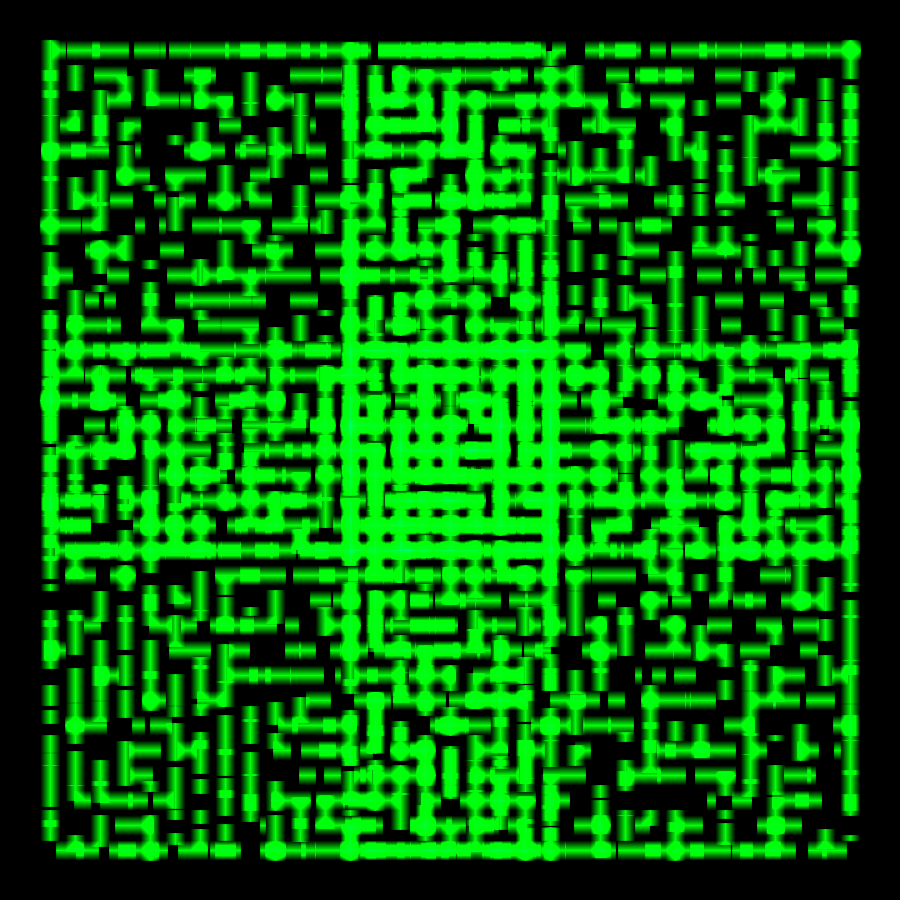
Frame 1 (no input)
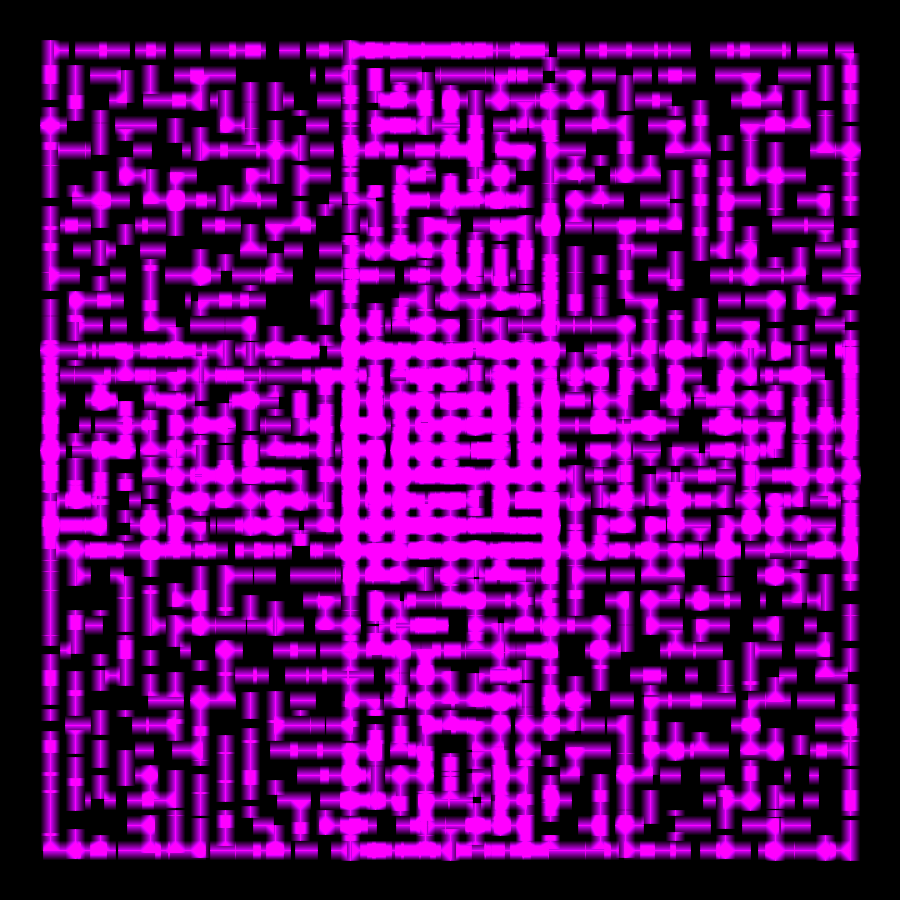
Frame 2 (the mouse pressed at the canvas centre, redrawn once)

The Processing sketch that drew these frames (run headless with seeded random() and noise(); the mouse was pressed at the canvas centre and the sketch redrawn once):

// Processing sketch: mazes
// ── mazes.pde
import java.util.*;

Grid[] mazes = new Grid[4];

int calls = 0;
long lastTime;

color fc; 
float fhue;
float fbrt;
float fsat;


float r = radians(0); 

void setup() {
  size(900, 900);
  
  colorMode(HSB, 360, 100, 100, 1);
  blendMode(ADD);
  for (int i = 0; i < mazes.length; i++) {
    DistanceGrid maze = new DistanceGrid(20, 20);
    
    mazes[i] = Sidewinder(maze);   
    Cell start = maze.grid(1, 1);
    Distances distances = start.distances();
    maze.distances = distances;
    //<>//
  }  
  
  
}

void draw() {
  float startx = 50;
  float starty = 50;
  stroke(0);
  color sColor = color(random(360), random(20, 100), random(30, 70));
  color endColor = color(sColor, saturation(sColor) + 20 % 100, brightness(sColor)); 
  fc = color(random(360), random(20, 100), random(30, 70));
  fhue = hue(fc);
  fbrt = brightness(fc);
  fsat = saturation(fc);
  

  background(0);
  
  for (int i = 0; i < mazes.length; i++) {
    pushMatrix();
    translate(startx, starty);
    
    noStroke();
    fill(color(fhue + 160 % 360, fbrt, fsat));
    //rect(0, 0, 250, 250);
    mazes[i].render(25);
    
    if (startx == 350) {
      starty = 350;
      startx = 50;
    } else {
      startx += 300;
    }
    popMatrix();
        
  }
 //<>//
  save(getTemporalName("maze_",".png"));
  r += radians(1);
  noLoop();
  
  
}

Grid binaryTree(Grid grid) {
  for (Cell[] row : grid._grid) {
    for (Cell cell : row) {
      ArrayList<Cell> neighbors = new ArrayList<Cell>();
      if (cell.north != null) {
        neighbors.add(cell.north);
      }
      
      if (cell.east != null) {
        neighbors.add(cell.east);
      }
      int idx = int(random(neighbors.size()));
       
      Cell neighbor;
      
      if (neighbors.size() > 0) {
        neighbor = neighbors.get(idx);
      } else {
        neighbor = null;
      }
      
      if (neighbor != null) {
        cell.link(neighbor, true);
      } 
      
      
      
    }
  }
  return grid;
}


Grid Sidewinder(Grid grid) {
  for (Cell[] row : grid._grid) {
    ArrayList<Cell> run = new ArrayList<Cell>();
    for (Cell cell : row) {
      run.add(cell);
      boolean at_eastern_boundary = (cell.east == null);
      boolean at_northern_boundary = (cell.north == null);
      boolean coinToss = int(random(2)) == 0;
      boolean should_close_out = (at_eastern_boundary || (!at_northern_boundary && coinToss));
      if (should_close_out) {
        int idx = (int) random(run.size());
        Cell member = run.get(idx);
        if (member.north != null) {
          member.link(member.north, true);
          run.clear();
        }
       } else {
          cell.link(cell.east, true);
        }
      }
      
    }
    return grid;
  
}

float slope(float x1, float y1, float x2, float y2)
{
    return (y2 - y1) / (x2 - x1);
}


String getTemporalName(String prefix, String suffix){
  // Thanks! SparkyJohn @Creative Coders on Discord
  long time = System.currentTimeMillis();
  if(lastTime == time) {
    calls ++;
  } else {
    lastTime = time;
    calls = 0;
  }
  return prefix + time + (calls>0?"-"+calls : "")  +suffix;
}

// ── distrance_grid.pde
class DistanceGrid extends Grid {
  Distances distances;
  
  DistanceGrid(int r_, int c_) {
    super(r_, c_);       
    
  }
  
  int contentsOf(Cell cell) {
    if ((distances != null) && (distances.getDistance(cell) != -999)) {
      return distances.getDistance(cell);
    } else {
      return 0;
    }
  }
}

// ── mazesCell.pde
class Cell { //<>//
  int row, column;
  HashMap<Cell, Boolean> links;
  Cell north, south, east, west;

  Cell(int r_, int c_) {
    row = r_;
    column = c_;
    links = new HashMap<Cell, Boolean>();
  }

  void link(Cell cell, boolean bidi) {
    links.put(cell, true);
    if (bidi) {
      cell.link(this, false);
    }
  }

  void unlink(Cell cell, boolean bidi) {
    links.remove(cell);
    if (bidi) {
      cell.unlink(this, false);
    }
  }

  Set<Cell> links() {
    return links.keySet();
  }

  boolean linked(Cell cell) {
    if (links.get(cell) == null) {
      return false;
    } else {
      return true;
    }
  }
  


  ArrayList<Cell> neighbors() {
    ArrayList<Cell> dlist = new ArrayList<Cell>();
    if (north != null) {
      dlist.add(north);
    } 

    if (south != null) {
      dlist.add(south);
    } 

    if (east != null) {
      dlist.add(east);
    } 

    if (west != null) {
      dlist.add(west);
    }
    return dlist;
  }       


  Distances distances() {
    Distances distances = new Distances(this);
    ArrayList<Cell> frontier = new ArrayList<Cell>();
    frontier.add(this);

    while (frontier.size() > 0) {
      ArrayList<Cell> newFrontier = new ArrayList<Cell>();
      for (Cell cell : frontier) {
        for (Cell linked : cell.links()) {
          if (distances.getDistance(linked) != -999) {
            distances.setDistance(linked, distances.getDistance(cell) + 1);
            newFrontier.add(linked);
          }
        }
      }
      frontier = newFrontier;
    }        

    return distances;
  }
}

// ── mazesGrid.pde
class Grid {
  int rows, columns;
  Cell[][] _grid;
  
  
  Grid (int r_, int c_) {
    rows = r_;
    columns = c_;
    _grid = prepare_grid();
    this.configure_cells();
  }
  
  Cell[][] prepare_grid() {
    Cell[][] cgrid = new Cell[rows][columns];
    for (int y = 0; y < rows; y++) {
      for (int x = 0; x < columns; x++) {
        cgrid[y][x] = new Cell(y, x);
       }
    }         
    return cgrid;
  }
  
  void configure_cells() {
    for (Cell[] row : _grid){
      for(Cell cell : row) {
        int crow = cell.row;
        int ccol = cell.column;
        cell.north = grid(ccol, crow - 1);
        cell.south = grid(ccol, crow + 1);
        cell.west = grid(ccol - 1, crow);
        cell.east = grid(ccol + 1 , crow);
        
      }
    }     
  }
  
  Cell grid(int c, int r) {
    if (!((0 <= r) && (r < rows))) {
      return null;
    }
    if (!((0 <= c) && (c < columns))) {
      return null;
    }
    return _grid[r][c];
  }
  
  Cell random_cell() {
    int r = int(random(rows));
    int c = int(random(columns));
    return this.grid(c, r);
  }
  
  int size() {
    return rows * columns;
  }
  
  int contentsOf(Cell cell) {
    return 0;
  }
  
  void render(float cellSize) {
    color wall = color(123, 123, 123, 50);
    float sw = .3;
    
    for (Cell[] row : _grid){
      for(Cell cell : row) {
        float x1 = cell.column * cellSize;
        float y1 = cell.row * cellSize;
        float x2 = (cell.column + 1) * cellSize;
        float y2 = (cell.row + 1) * cellSize;
        
        //fill(wall);
        stroke(wall);
        float h = hue(fc);
        if (cell.north == null) {
          neonLine(x1, y1, x2, y1, h);
        }
        
        if (cell.west == null) {
          neonLine(x1, y1, x1, y2, h);
        }
        
        if (!cell.linked(cell.east)) {
          neonLine(x2, y1, x2, y2, h);                   
        }
        
        if (!cell.linked(cell.south)) {
          neonLine(x1, y2, x2, y2, h);          
        }
      }
    }
  }
    
}

// ── myLine.pde
void myLine(float x1, float y1, float x2, float y2, float sw, color fc) {
  sw = constrain(sw, 0, 1);
  sw = map(sw, 0, 1, 0, 20);
  float fhue = hue(fc);
  float fbrt = brightness(fc);
  float fsat = saturation(fc);
  noFill();
  float sl = slope(x1, y1, x2, y2);

  
  for (float j = -sw; j < sw; j+= .5) {
    
    float x1adj = random(-1, 1) + x1;
    float x2adj = random(-1, 1) + x2;
    float y1adj = random(-1, 1) + y1;
    float y2adj = random(-1, 1) + y2;
    beginShape();
    if (sl == 0.) {
        curveVertex(x1adj + j, y1adj);      
    } else {
        curveVertex(x1adj, y1adj +j); 
    }
    
    
    float lngth = sqrt(sq(x2 - x1) + sq(y2 - y1));  
    for (int i = 0; i <= lngth; i+=1) {
      float mod = randomGaussian();
      float x = lerp(x1adj, x2adj, i/lngth);
      float y = lerp(y1, y2, i/lngth);
      
      
      if (sl == 0.) {
        y +=j;      
      } else {
        x +=j; 
      }
      
      
      color adjFc = color(fhue, fsat, fbrt + constrain(randomGaussian() + 20, 10, 40));
      
      stroke(adjFc, random(.1, 1));
      strokeWeight(constrain(.9 + mod, .1, 1));
      if (sl == 0.) {
        curveVertex(x, y + constrain(mod, -1, 1)); //<>//
       
      } else {
        curveVertex(x + constrain(mod, -1, 1), y);
         
      }
          
    }
    
    if (sl == 0.) {
        curveVertex(x2adj + j, y2adj);      
    } else {
        curveVertex(x2adj, y2adj + j); 
    }
    
    
    endShape();
 
  }
}


void neonLine(float x1, float y1, float x2, float y2, float h) {
  
  float s = 100;  
  float mag = 10;
  float mod = constrain(randomGaussian() * mag, -10, 10);
    float mod1 = constrain(randomGaussian() * mag, -10, 10);
  if (slope(x1, y1, x2, y2) == 0) {
    
    for (int i = 0; i < 10; i++) {
      
      float bi = map(i, 0, 10, 100, 0);
      stroke(color(h, s, bi));
      line(x1 + mod, i + y1, x2 + mod1, i + y2);
    }
    for (int i = 0; i < 10; i++) {
      float bi = map(i, 0, 10, 100, 0);
      stroke(color(h, s, bi));
      line(x1 + mod,  y1 - i, x2 + mod1, y2 - i);
    }
  } else {
    for (int i = 0; i < 10; i++) {
      float bi = map(i, 0, 10, 100, 0);
      stroke(color(h, s, bi));
      line(x1 + i, y1 + mod, x2 + i, y2 + mod1);
    }
    for (int i = 0; i < 10; i++) {
      float bi = map(i, 0, 10, 100, 0);
      stroke(color(h, s, bi));
      line(x1 - i,  y1 + mod, x2 - i, y2 + mod1);
    }
  
  }
  
}

// ── pathfinders.pde
class Distances {
  Cell root;
  HashMap<Cell, Integer> cells;
  
  Distances(Cell r_) {
    root = r_;
    cells = new HashMap<Cell, Integer>();
    cells.put(root, 0); 
  }
  
  int getDistance(Cell cell) {
    if (cells.get(cell) != null) {
      return cells.get(cell);
    } else {
      return -999;
    }
  }
  
  void setDistance(Cell cell, int distance) {
    cells.put(cell, distance);
  }
  
  Set<Cell> getCells() {
    return cells.keySet();
  
  }
  
}
